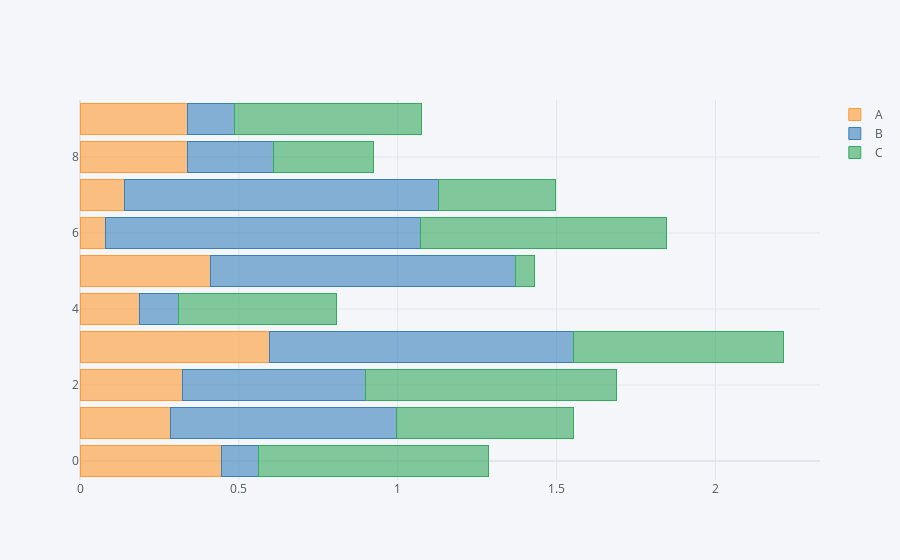

Notebook code for this chart:
### Code cell
df.iplot(kind="barh", barmode = "stack")

### Figure 1 — Plotly figure (JSON) as saved in the notebook; plotly's stock layout.template omitted (floating-point values rounded to 4 significant figures)
{"data": [{"marker": {"color": "rgba(255, 153, 51, 0.6)", "line": {"color": "rgba(255, 153, 51, 1.0)", "width": 1}}, "name": "A", "orientation": "h", "text": "", "type": "bar", "x": [0.444, 0.2859, 0.3214, 0.5955, 0.1868, 0.4102, 0.0805, 0.141, 0.3386, 0.3389], "y": [0, 1, 2, 3, 4, 5, 6, 7, 8, 9]}, {"marker": {"color": "rgba(55, 128, 191, 0.6)", "line": {"color": "rgba(55, 128, 191, 1.0)", "width": 1}}, "name": "B", "orientation": "h", "text": "", "type": "bar", "x": [0.1176, 0.7112, 0.5772, 0.9593, 0.1232, 0.9595, 0.9915, 0.9887, 0.2712, 0.146], "y": [0, 1, 2, 3, 4, 5, 6, 7, 8, 9]}, {"marker": {"color": "rgba(50, 171, 96, 0.6)", "line": {"color": "rgba(50, 171, 96, 1.0)", "width": 1}}, "name": "C", "orientation": "h", "text": "", "type": "bar", "x": [0.7248, 0.5574, 0.7906, 0.6578, 0.4987, 0.05928, 0.7738, 0.3657, 0.3137, 0.5908], "y": [0, 1, 2, 3, 4, 5, 6, 7, 8, 9]}], "layout": {"barmode": "stack", "legend": {"bgcolor": "#F5F6F9", "font": {"color": "#4D5663"}, "traceorder": "normal"}, "paper_bgcolor": "#F5F6F9", "plot_bgcolor": "#F5F6F9", "title": {"font": {"color": "#4D5663"}}, "xaxis": {"gridcolor": "#E1E5ED", "showgrid": true, "tickfont": {"color": "#4D5663"}, "title": {"font": {"color": "#4D5663"}, "text": ""}, "zerolinecolor": "#E1E5ED"}, "yaxis": {"gridcolor": "#E1E5ED", "showgrid": true, "tickfont": {"color": "#4D5663"}, "title": {"font": {"color": "#4D5663"}, "text": ""}, "zerolinecolor": "#E1E5ED"}}}
